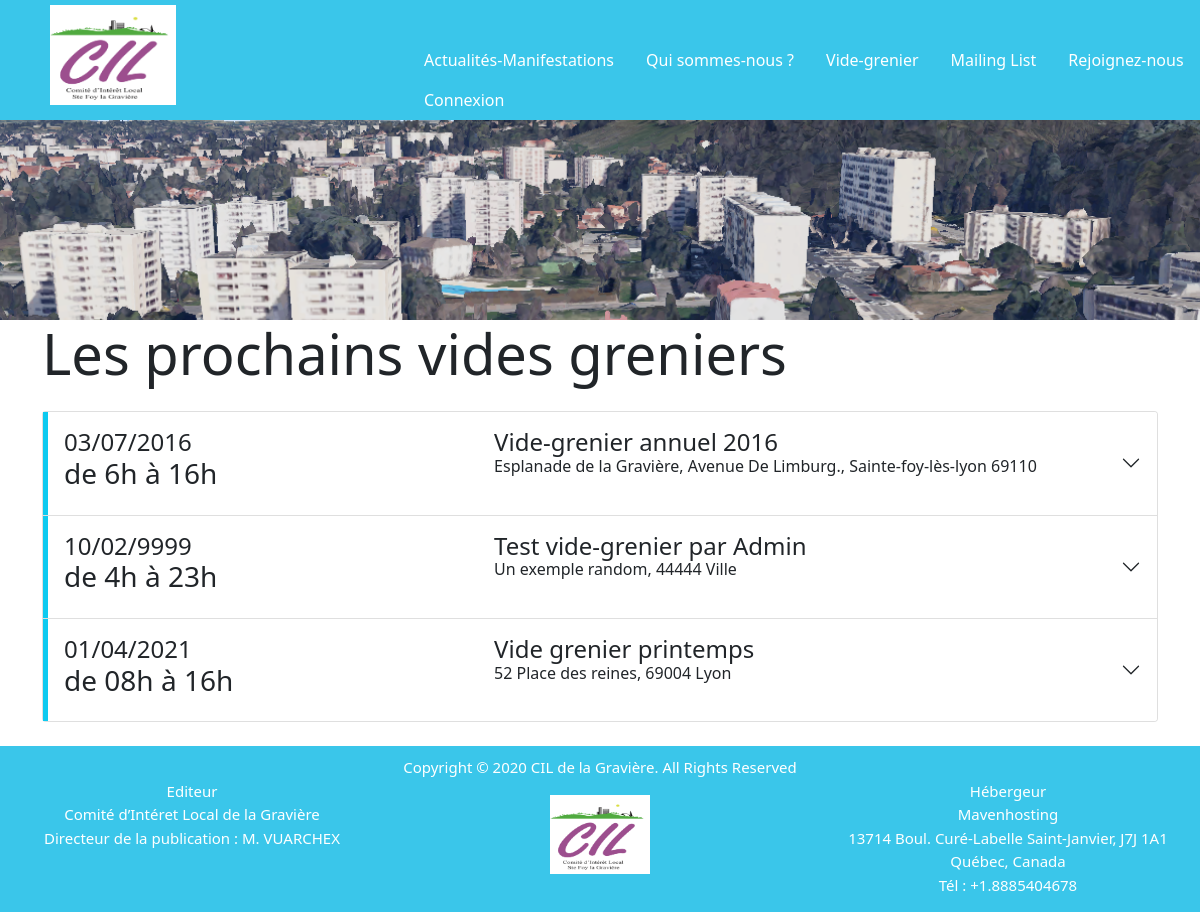
Page /Vide_grenier_V0.2/php/vide_grenier.php on the committed database.
### tables this page shows
CREATE TABLE `videgrenier` (
    `ID_VG` int(11) PRIMARY KEY NOT NULL AUTO_INCREMENT,
    `LABEL_VG` varchar(50) DEFAULT NULL,
    `DATE_VG` varchar(11) DEFAULT NULL,
    `HEURE_VG` varchar(15) NOT NULL,
    `ADDRESSE_VG` varchar(100) NOT NULL,
    `NBR_EMPLACEMENTS` int(11) DEFAULT NULL,
    `NBR_RESTANT_VG` int(11) NOT NULL,
    `PRIX_EMPLACEMENTS` decimal(10,0) DEFAULT NULL
  );

### Vide_grenier_V0.2/php/vide_grenier.php (the view, shortened to what this page needs)
<!DOCTYPE html>
<html lang="fr">
<head>
    <link rel="stylesheet" href="../css/bootstrap.min.css">
    <link rel="stylesheet" href="../css/monstyle.css">
    <link href="https://cdn.jsdelivr.net/npm/bootstrap@5.0.0-beta3/dist/css/bootstrap.min.css" rel="stylesheet">
</head>
<body>
    <?php
    include 'inc_header.php';
    ?>
<div class="container">
    <h1 class="display-4 mb-4">Les prochains vides greniers</h1>
    <?php
    try {
        include 'inc_bdd.php';
        $select_vg = 'SELECT * FROM videgrenier';
        $resultat = $base->prepare($select_vg);
        $resultat->execute();
        echo "<main id=\"videGrenier\" class=\"text-center\">";
        echo "<div class='accordion mb-4' id='accordionContainer'>";
        if($resultat->rowCount() == 0){
            echo "<div class='mb-4'>AUCUN VIDE GRENIER PROGRAMME</div>";
        }else{
            while ($ligne = $resultat->fetch()) {
                $id = $ligne['ID_VG'];
                $label = $ligne['LABEL_VG'];
                $date = $ligne['DATE_VG'];
                $heure = $ligne['HEURE_VG'];
                $addresse = $ligne['ADDRESSE_VG'];
                ?>
                <div class="accordion-item">
                        <h2 class="accordion-header border-5 border-left border-info" id="<?php echo 'heading'.$id; ?>">
                        <div class="accordion-button pl-0 pr-3 py-0 collapsed" type="button" data-bs-toggle="collapse" data-bs-target="#<?php echo 'collapse'.$id; ?>" aria-expanded="false" aria-controls="<?php echo 'collapse'.$id; ?>">
                            <div class="row justify-content-between p-3" style="width : 100%;">
                                <div class="col-3 pl-4">
                                    <div class="row align-center h4 mb-0"><?php echo $date ?></div>
                                    <div class="row align-center h3"><?php echo $heure ?></div>
                                </div>
                                <div class="col-7">
                                    <div class="row align-center h4 mb-0"><?php echo $label ?></div>
                                    <div class="row align-center"><?php echo $addresse ?></div>
                                </div>
                            </div>
                        </div>
                        </h2>
                    </div>
                <?php
            }
        }
    } catch (Exception $e) {
        die('Erreur : ' . $e->getMessage());
    } finally {
        $base = null;
    }
    ?>
        </div>
    </main>
</div>
    <?php
    include 'inc_footer.php';
    ?>
</body>
</html>

### Vide_grenier_V0.2/css/monstyle.css (style rules this page uses)
html { position: relative; min-height: 100%; width: auto !important; overflow-x: hidden !important; background-color: #CED8E1; }
body { width: auto !important; overflow-x: hidden !important; background-color: #CED8E1; }

### rows in the picture
videgrenier: DATE_VG "03/07/2016", HEURE_VG "de 6h à 16h", LABEL_VG "Vide-grenier annuel 2016", ADDRESSE_VG "Esplanade de la Gravière, Avenue De Limburg., Sainte-foy-lès-lyon 69110"
videgrenier: DATE_VG "10/02/9999", HEURE_VG "de 4h à 23h", LABEL_VG "Test vide-grenier par Admin", ADDRESSE_VG "Un exemple random, 44444 Ville"
videgrenier: DATE_VG "01/04/2021", HEURE_VG "de 08h à 16h", LABEL_VG "Vide grenier printemps", ADDRESSE_VG "52 Place des reines, 69004 Lyon"
